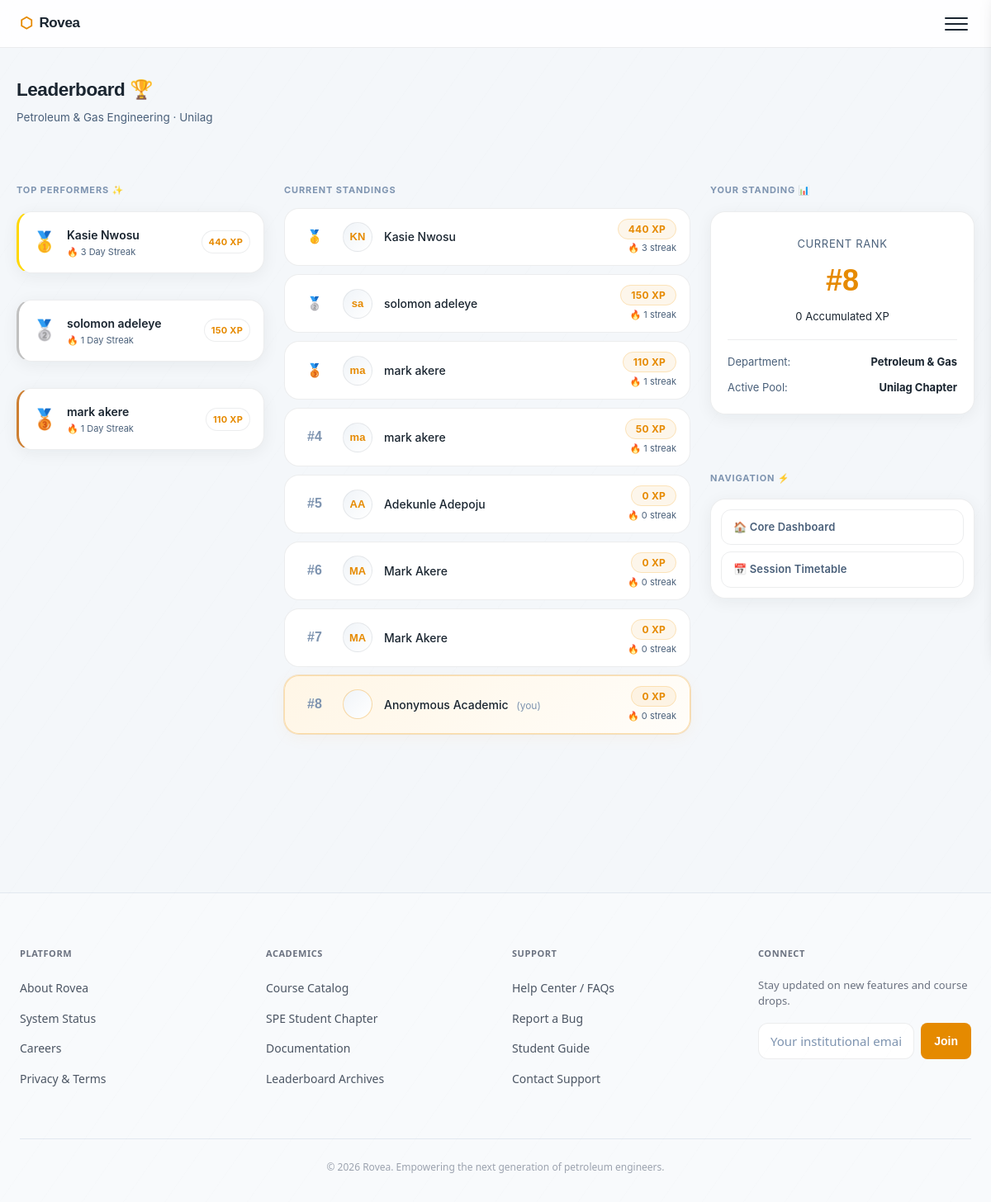
/leaderboard/ (signed in), run on the app's committed database.
### core/models.py (models this page shows, shortened)
class StudentProfile(models.Model):
    user = models.OneToOneField(User, on_delete=models.CASCADE, related_name="profile")
    matric_number = models.CharField(max_length=20, blank=True)
    school = models.CharField(max_length=50, choices=SCHOOL_CHOICES, default="unilag")
    department = models.CharField(max_length=50, choices=DEPARTMENT_CHOICES, default="petroleum")
    level = models.CharField(max_length=3, choices=LEVEL_CHOICES)
    semester = models.CharField(max_length=1, choices=SEMESTER_CHOICES)
    is_staff_member = models.BooleanField(default=False)
    elective_courses = models.ManyToManyField(
        'CourseDefinition',
        blank=True,
        related_name="enrolled_students",
        limit_choices_to={"is_elective": True}
    )
    xp = models.IntegerField(default=0)
    streak = models.IntegerField(default=0)
    last_session_date = models.DateField(null=True, blank=True)
    created_at = models.DateTimeField(auto_now_add=True)

### core/views.py (the view)
# urls.py: path("leaderboard/", views.leaderboard_view, name="leaderboard"),
@login_required
def leaderboard_view(request):
    top_students = StudentProfile.objects.select_related("user").order_by("-xp")[:20]
    return render(request, "core/leaderboard.html", {"top_students": top_students})

### templates/core/leaderboard.html (shortened to what this page needs)
{% extends "core/base.html" %}
{% block content %}
<div class="page-container" style="max-width: 1400px; margin: 0 auto;">
  <div class="greeting-section" style="margin-bottom: 2rem; animation: fadeInUp 0.4s cubic-bezier(0.16, 1, 0.3, 1) both;">
    <h2 style="margin-bottom:4px; font-family: 'Space Grotesk', sans-serif; font-weight: 700; letter-spacing: -0.02em;">Leaderboard 🏆</h2>
    <p class="greeting-sub">Petroleum & Gas Engineering · Unilag</p>
  </div>
  <div style="display: grid; grid-template-columns: 300px 1fr 320px; gap: 24px; align-items: start;" class="leaderboard-grid">
    <div class="lb-side-col" style="display: flex; flex-direction: column; gap: 16px; animation: fadeInUp 0.4s cubic-bezier(0.16, 1, 0.3, 1) both; animation-delay: 0.05s;">
      <p class="section-label" style="margin-bottom: 0;">Top Performers ✨</p>
      {% for student in top_students|slice:":3" %}
        <div class="side-widget-card" style="display: flex; align-items: center; gap: 12px; padding: 1rem; position: relative; overflow: hidden; border-left: 3px solid {% if forloop.counter == 1 %}#ffd700{% elif forloop.counter == 2 %}#c0c0c0{% else %}#cd7f32{% endif %};">
          <div style="font-size: 24px; line-height: 1;">
            {% if forloop.counter == 1 %}🥇{% elif forloop.counter == 2 %}🥈{% else %}🥉{% endif %}
          </div>
          <div style="flex: 1; min-width: 0;">
            <div style="font-weight: 600; font-size: 14px; color: var(--text); white-space: nowrap; overflow: hidden; text-overflow: ellipsis;">
              {{ student.user.get_full_name }}
            </div>
            <div style="font-size: 11px; color: var(--text-secondary);">🔥 {{ student.streak }} Day Streak</div>
          </div>
          <span class="xp-badge" style="background: rgba(255,255,255,0.03); border: 1px solid var(--border); font-size: 11px; padding: 4px 8px;">{{ student.xp }} XP</span>
        </div>
      {% endfor %}
    </div>
    <div class="lb-main-col" style="animation: fadeInUp 0.4s cubic-bezier(0.16, 1, 0.3, 1) both; animation-delay: 0.1s;">
      <p class="section-label">Current Standings</p>
      <div class="lb-list" style="display: flex; flex-direction: column; gap: 10px;">
        {% for student in top_students %}
        <div class="lb-row {% if student.user == user %}lb-me{% endif %}"
             style="transition: transform 0.2s cubic-bezier(0.4, 0, 0.2, 1), border-color 0.2s, box-shadow 0.2s; margin-bottom: 0;"
             onmouseenter="this.style.transform='translateY(-2px)'; this.style.borderColor='var(--border-accent)';"
             onmouseleave="this.style.transform='translateY(0)'; this.style.borderColor='var(--border)';">
          <div class="lb-rank" style="font-weight: 600; width: 40px;">
            {% if forloop.counter == 1 %}🥇
            {% elif forloop.counter == 2 %}🥈
            {% elif forloop.counter == 3 %}🥉
            {% else %}#{{ forloop.counter }}
            {% endif %}
          </div>
          <div class="lb-avatar" style="font-family: 'Space Grotesk', sans-serif; font-weight: 600;">
            {{ student.user.first_name.0 }}{{ student.user.last_name.0 }}
          </div>
          <div class="lb-name" style="font-weight: 500;">
  {% if student.user.get_full_name %}
    {{ student.user.get_full_name }}
  {% else %}
    Anonymous Academic
  {% endif %}
  {% if student.user == user %}<span class="you-tag" style="margin-left: 6px;">(you)</span>{% endif %}
</div>
          <div style="text-align:right">
            <span class="xp-badge">{{ student.xp }} XP</span>
            <div style="font-size:11px;color:var(--text-secondary);margin-top:2px">🔥 {{ student.streak }} streak</div>
          </div>
        </div>
        {% empty %}
        <div class="side-widget-card" style="text-align: center; padding: 3rem; color: var(--text-secondary);">
          <p style="margin-bottom: 0;">No students active this semester yet. Complete a learning track session to claim the top spot! 🚀</p>
        </div>
        {% endfor %}
      </div>
    </div>
    <div class="lb-side-col" style="display: flex; flex-direction: column; gap: 16px; animation: fadeInUp 0.4s cubic-bezier(0.16, 1, 0.3, 1) both; animation-delay: 0.15s;">
      <p class="section-label" style="margin-bottom: 0;">Your Standing 📊</p>
      <div class="side-widget-card" style="padding: 1.25rem;">
        {% for student in top_students %}
          {% if student.user == user %}
            <div style="text-align: center; padding: 0.5rem 0 1rem 0; border-bottom: 1px solid var(--border); margin-bottom: 1rem;">
              <div style="font-size: 13px; color: var(--text-secondary); text-transform: uppercase; letter-spacing: 0.05em;">Current Rank</div>
              <div style="font-family: 'Space Grotesk', sans-serif; font-size: 36px; font-weight: 700; color: var(--amber); margin: 4px 0;">
                #{{ forloop.counter }}
              </div>
              <div style="font-size: 13px; color: var(--text);">{{ student.xp }} Accumulated XP</div>
            </div>
          {% endif %}
        {% endfor %}
        <div style="font-size: 13px; display: flex; flex-direction: column; gap: 10px;">
          <div style="display: flex; justify-content: space-between; color: var(--text-secondary);">
            <span>Department:</span>
            <strong style="color: var(--text);">Petroleum & Gas</strong>
          </div>
          <div style="display: flex; justify-content: space-between; color: var(--text-secondary);">
            <span>Active Pool:</span>
            <strong style="color: var(--text);">Unilag Chapter</strong>
          </div>
        </div>
      </div>
      <p class="section-label" style="margin-bottom: 0;">Navigation ⚡</p>
      <div class="side-widget-card" style="display: flex; flex-direction: column; gap: 8px; padding: 12px;">
        <a href="{% url 'dashboard' %}" class="btn btn-white-outline btn-full" style="justify-content: flex-start; font-size: 13px; padding: 10px 14px;">🏠 Core Dashboard</a>
        <a href="{% url 'timetable' %}" class="btn btn-white-outline btn-full" style="justify-content: flex-start; font-size: 13px; padding: 10px 14px;">📅 Session Timetable</a>
      </div>
    </div>
  </div>
</div>
{% endblock %}

### data on the page
StudentProfile: user.get_full_name "Kasie Nwosu", streak "3", xp "440", user.first_name.0 "K", user.last_name.0 "N"
StudentProfile: user.get_full_name "solomon adeleye", streak "1", xp "150", user.first_name.0 "s", user.last_name.0 "a"
StudentProfile: user.get_full_name "mark akere", streak "1", xp "110", user.first_name.0 "m", user.last_name.0 "a"
StudentProfile: user.first_name.0 "m", user.last_name.0 "a", user.get_full_name "mark akere", xp "50", streak "1"
StudentProfile: user.first_name.0 "A", user.last_name.0 "A", user.get_full_name "Adekunle Adepoju", xp "0", streak "0"
StudentProfile: user.first_name.0 "M", user.last_name.0 "A", user.get_full_name "Mark Akere", xp "0", streak "0"
StudentProfile: user.first_name.0 "M", user.last_name.0 "A", user.get_full_name "Mark Akere", xp "0", streak "0"
StudentProfile: shows "Anonymous Academic", shows "(you)", xp "0", streak "0"
